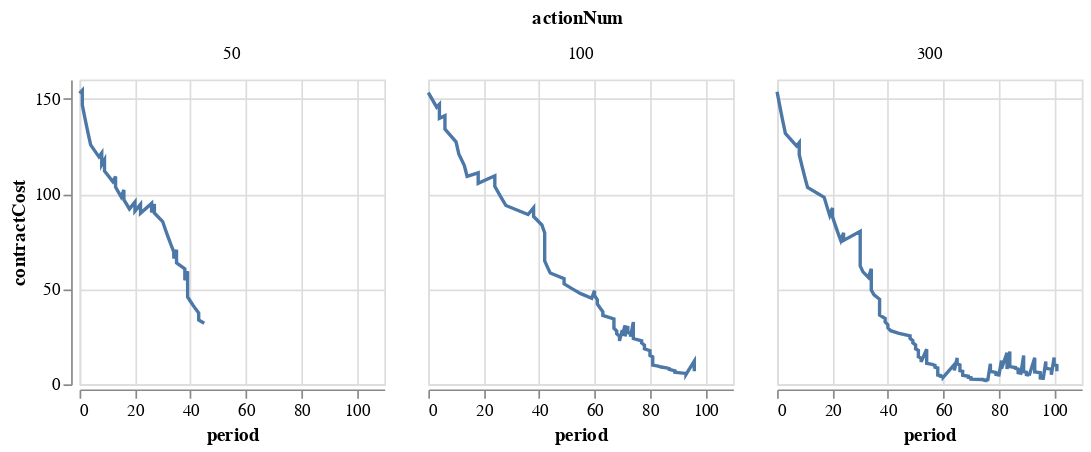

Notebook code cell kept with this figure:
### Code cell
charts[2]

### Figure 1 — Vega-Lite specification as saved in the notebook (floating-point values rounded to 4 significant figures; data arrays with more than 128 entries replaced by an {"elided": "..."} marker saying what was removed)
{"config": {"view": {"continuousWidth": 400, "continuousHeight": 300}}, "data": {"name": "data-4b05813b5e1da20a648db188271030e1"}, "facet": {"type": "quantitative", "field": "actionNum"}, "spec": {"mark": "line", "encoding": {"x": {"type": "quantitative", "field": "period"}, "y": {"type": "quantitative", "field": "contractCost"}}, "height": 180, "width": 180}, "columns": 3, "$schema": "https://vega.github.io/schema/vega-lite/v4.8.1.json", "datasets": {"data-4b05813b5e1da20a648db188271030e1": {"elided": "462 records"}}}
